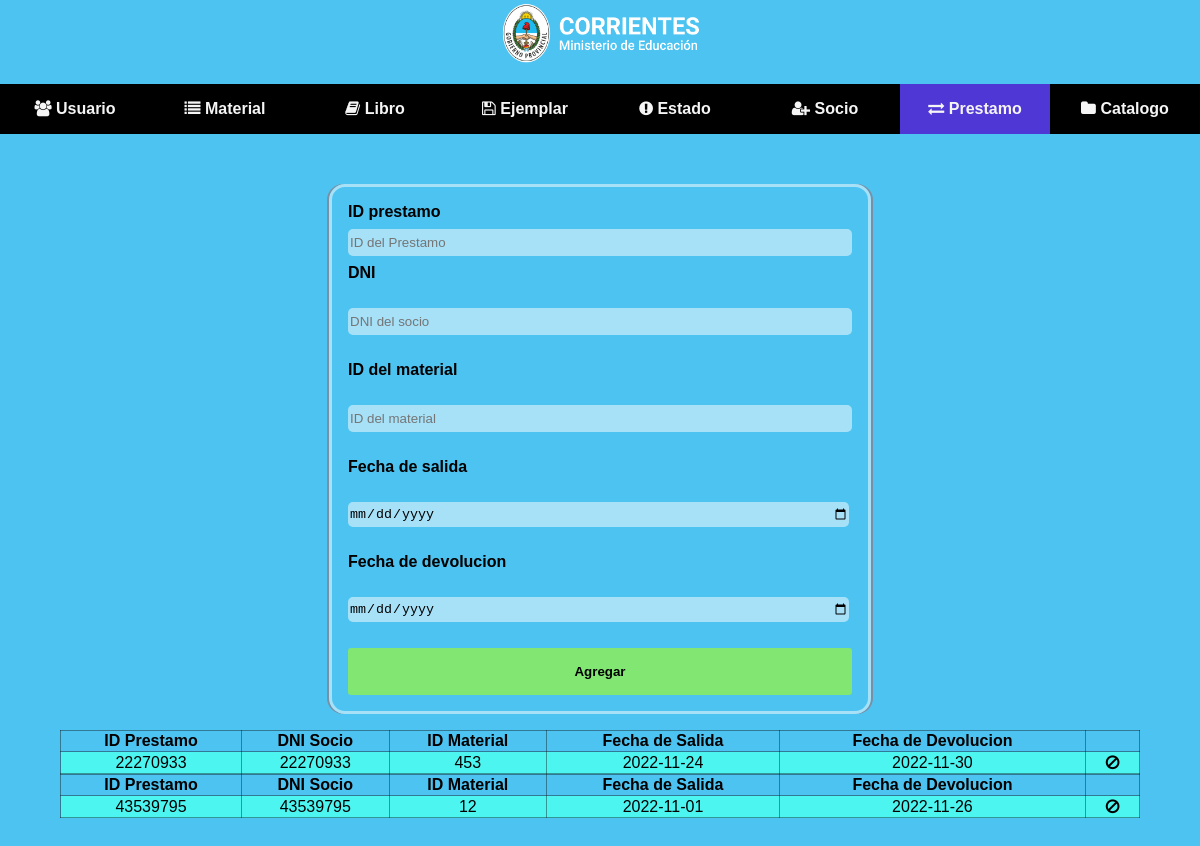
Screenshot of /prestamo/prestamo.php with the database file from the repository.
### tables this page shows
CREATE TABLE `prestamo` (
  `id_prestamo` int(8) NOT NULL,
  `id_socio` int(8) DEFAULT NULL,
  `id_material` int(8) DEFAULT NULL,
  `fecha_salida` date DEFAULT NULL,
  `fecha_devolucion` date DEFAULT NULL
);

### prestamo/prestamo.php (the view, shortened to what this page needs)
<!DOCTYPE html>
<html lang="es">
<head>
  <link rel="stylesheet" href="../style.css" />
  <link rel="stylesheet" href="https://cdnjs.cloudflare.com/ajax/libs/font-awesome/4.4.0/css/font-awesome.min.css" />
</head>
<body>
  <header class="header">
    <a href="../index.html">
      <img class="header_img" src="../assets/ministerio.png" alt="imagen del Ministerio de Educacion Corrientes" />
    </a>
    <nav class="header_nav">
      <a href="../usuario/usuario.php"><i class="fa fa-users"></i> Usuario</a>
      <a href="../material/material.php"><i class="fa fa-list"></i> Material</a>
      <a href="../libro/libro.php"><i class="fa fa-book"></i> Libro</a>
      <a href="../ejemplar/ejemplar.php"><i class="fa fa-save"></i> Ejemplar</a>
      <a href="../estado/estado.php"><i class="fa fa-exclamation-circle"></i> Estado</a>
      <a href="../socio/socio.php"><i class="fa fa-user-plus"></i> Socio</a>
      <a class="header_nav--active" href="../prestamo/prestamo.php"><i class="fa fa-exchange"></i> Prestamo</a>
      <a href="../catalogo/catalogo.php"><i class="fa fa-folder"></i> Catalogo</a>
    </nav>
  </header>
  <main class="containerPrincipal">
    <form class="containerPrincipal_form" method="post" id="form_prestamo">
      <label for="">ID prestamo</label>
      <input required id="inp_prestamo-id" name="inp_prestamo-id" type="number" placeholder="ID del Prestamo"
        class="containerPrincipal_form--input" />
      <label for="">DNI</label><br />
      <input required id="inp_prestamo-dni" name="inp_prestamo-dni" class="containerPrincipal_form--input dni"
        type="number" placeholder="DNI del socio" maxlength="8" /><br />
      <label for="">ID del material</label><br />
      <input required id="inp_prestamo-idMaterial" name="inp_prestamo-idMaterial" class="containerPrincipal_form--input"
        type="text" placeholder="ID del material" /><br />
      <label for="">Fecha de salida</label><br />
      <input required id="inp_prestamo-fechaSalida" name="inp_prestamo-fechaSalida"
        class="containerPrincipal_form--input" type="date" /><br />
      <label for="">Fecha de devolucion</label><br />
      <input required id="inp_prestamo-fechaDevolucion" name="inp_prestamo-fechaDevolucion"
        class="containerPrincipal_form--input" type="date" /><br />
      <button id="btn-prestamo" type="submit" class="containerPrincipal_form--btn">
        Agregar
      </button>
    </form>
  </main>
  <?php
  $bd = "biblioteca";
  $hostname = "localhost";
  $nombreUsuario = "Thiago";
  $pass = "2001";
  $connect = mysqli_connect($hostname, $nombreUsuario, $pass, $bd);
  $query = mysqli_query($connect, "SELECT * FROM prestamo");
  if ($query) {
    while ($row = $query->fetch_array()) {
      $idPrestamo = $row["id_prestamo"];
      $dniSocioPrestamo = $row["id_socio"];
      $idMatPrestamo = $row["id_material"];
      $fechaSalida = $row["fecha_salida"];
      $fechaDevolucion = $row["fecha_devolucion"];
  ?>
  <div class="main_table-prestamo">
    <table class="table-prestamo">
      <tr class="tr-prestamo">
        <th class="th-prestamo">ID Prestamo</th>
        <th class="th-prestamo">DNI Socio</th>
        <th class="th-prestamo">ID Material</th>
        <th class="th-prestamo">Fecha de Salida</th>
        <th class="th-prestamo">Fecha de Devolucion</th>
      </tr>
      <tr class="tr-prestamo">
        <td class="td-prestamo">
          <?php echo $idPrestamo ?>
        </td>
        <td class="td-prestamo">
          <?php echo $dniSocioPrestamo ?>
        </td>
        <td class="td-prestamo">
          <?php echo $idMatPrestamo ?>
        </td>
        <td class="td-prestamo">
          <?php echo $fechaSalida ?>
        </td>
        <td class="td-prestamo">
          <?php echo $fechaDevolucion ?>
        </td>
        <td class="td-prestamo">
          <button class="fa fa-ban" class="btn-PrestamoDelete" id="btn-PrestamoDelete" name="btn-PrestamoDelete"
            style="background-color:transparent;border:none; cursor: pointer;" onclick=""></button>
        </td>
      </tr>
    </table>
  </div>
  <?php
    }
  }
  ?>
</body>
</html>

### style.css (style rules this page uses)
body { background-color: rgb(77, 195, 241); font-family: sans-serif; margin: 0; padding: 0; }
.header { height: 200px; display: flex; flex-direction: column; justify-content: center; align-items: center; margin-bottom: 1rem; margin-top: -2rem; }
.header_nav { background-color: black; width: 100%; color: #f5f5f5; text-decoration: none; font-size: 16px; font-weight: bold; display: flex; justify-content: center; }
.header_nav a { color: #f5f5f5; text-decoration: none; width: 100%; text-align: center; padding: 1rem 1rem; font-size: 16px; font-weight: bold; }
.header_nav--active { background-color: rgb(79, 55, 214); }
.header_img { max-width: 200px; width: 100%; margin-bottom: 1rem; }
main { display: flex; justify-content: center; align-items: center; }
main form { display: flex; flex-direction: column; justify-content: center; border: 3px solid hsla(20deg, 0%, 100%, .5); padding: 1rem; border-radius: 1rem; box-shadow: 2px 0 hsla(2deg, 30%, 50%, .5), -2px -0 hsla(2deg, 30%, 50%, .5); }
.containerPrincipal_form--input { border: none; margin: .5rem 0; width: 500px; height: 25px; border-radius: 5px; background-color: hsla(20deg, 0%, 100%, .5); }
.containerPrincipal_form--btn { border: none; padding: 1rem; border-radius: .2rem; background-color: hsla(90deg, 90%, 60%, .7); cursor: pointer; font-weight: 600; }
form label { font-size: 16px; font-weight: bold; }

### prestamo/prestamo.php (style rules this page uses)
.main_table-prestamo { width: 100%; }
.table-prestamo, .tr-prestamo, .th-prestamo, .td-prestamo { border-collapse: collapse; border: 1px rgba(10, 10, 10, .4)solid; }
.table-prestamo, .th-prestamo, .td-prestamo { text-align: center; }
.table-prestamo { margin: 0 auto; width: 90%; }
.td-prestamo { background-color: rgb(77, 245, 241); }

### rows the page displays
prestamo: id_prestamo "22270933", id_socio "22270933", id_material "453", fecha_salida "2022-11-24", fecha_devolucion "2022-11-30"
prestamo: id_prestamo "43539795", id_socio "43539795", id_material "12", fecha_salida "2022-11-01", fecha_devolucion "2022-11-26"
